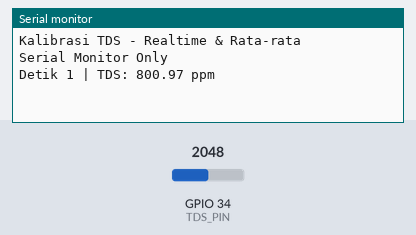
The sketch below on a simulated ESP32. On the bench: the last lines printed to the serial monitor. Inputs (shaded band) come from the test bench; at power-on: GPIO 34 (TDS_PIN) = 2048.

Above: at 1.8 s.
1.9 s: GPIO 34 (TDS_PIN) set to 2866
At 3.1 s:
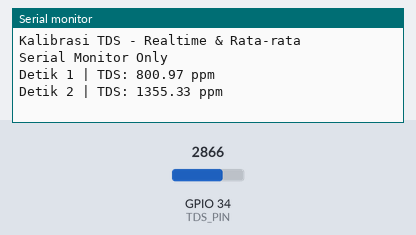
3.4 s: GPIO 34 (TDS_PIN) set to 3603
At 3.4 s:
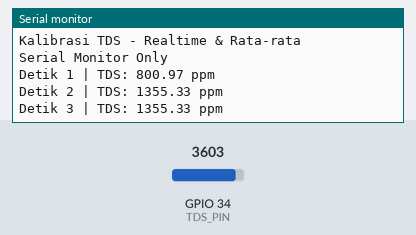
Timing chart, 0 to 6.4 s (numbered marks = the images above; inputs shaded):
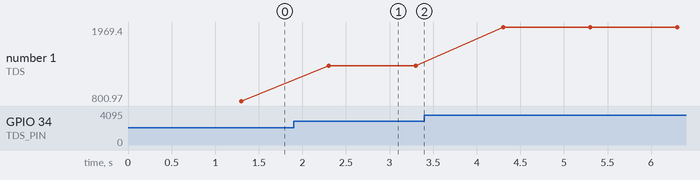

The sketch:

KALIBRASI_PPM.ino
```cpp
#define TDS_PIN 34
#define VREF 3.3
#define ADC_RESOLUTION 4095.0

int buffer_arr[10], temp;
unsigned long int avgval;

float tdsSum = 0;
int count = 0;
unsigned long lastReadTime = 0;
const unsigned long interval = 1000;

float getFilteredADC(int pin) {
  for (int i = 0; i < 10; i++) {
    buffer_arr[i] = analogRead(pin);
    delay(30);
  }

  for (int i = 0; i < 9; i++) {
    for (int j = i + 1; j < 10; j++) {
      if (buffer_arr[i] > buffer_arr[j]) {
        temp = buffer_arr[i];
        buffer_arr[i] = buffer_arr[j];
        buffer_arr[j] = temp;
      }
    }
  }

  avgval = 0;
  for (int i = 2; i < 8; i++) {
    avgval += buffer_arr[i];
  }

  return avgval / 6.0;
}

// Kalibrasi TDS (polinomial orde 2)
float calibrateTDS(float adc) {
  float tds= 0.0001 * adc * adc + 0.1863 * adc - 1e-12;
  if (tds < 0) {
    tds = 0;

  }
  return tds;
}

void setup() {
  Serial.begin(115200);
  Serial.println("Kalibrasi TDS - Realtime & Rata-rata");
  Serial.println("Serial Monitor Only");
}

void loop() {
  unsigned long currentTime = millis();

  if (currentTime - lastReadTime >= interval) {
    lastReadTime = currentTime;

    float filteredADC = getFilteredADC(TDS_PIN);
    float tds = calibrateTDS(filteredADC);

    Serial.print("Detik ");
    Serial.print(count + 1);
    Serial.print(" | TDS: ");
    Serial.print(tds, 2);
    Serial.println(" ppm");

    tdsSum += tds;
    count++;
  }

  if (count >= 60) {
    float avgTDS = tdsSum / 60.0;

    Serial.print("Rata-rata TDS (1 Menit): ");
    Serial.print(avgTDS, 2);
    Serial.println(" ppm");

    tdsSum = 0;
    count = 0;
  }
}
```

Measured:
- after the input at 1.9 s, the serial monitor: prints a new line after 0.40 s (image 1)
- plotted number 1: 800.97 → 1355.33 after the input at 1.9 s, 1355.33 → 1969.4 after the input at 3.4 s
